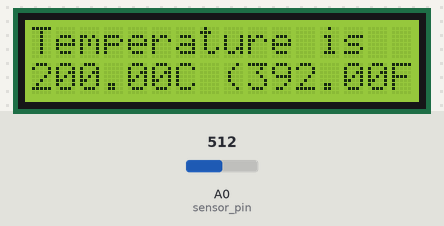
The sketch below on a simulated Arduino Uno, built with avr-gcc and run on an emulated ATmega328P. On the bench: 16×2 character LCD. Inputs (shaded band) come from the test bench; at power-on: A0 (sensor_pin) = 512.

Above: at 2.2 s.
2.3 s: A0 (sensor_pin) set to 716
At 4.2 s:
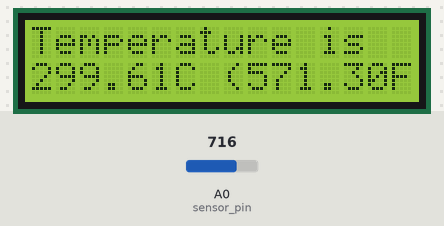
4.5 s: A0 (sensor_pin) set to 900
At 5.4 s:
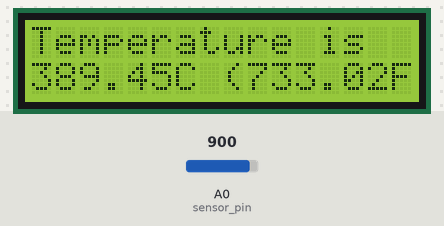
6.6 s: A0 (sensor_pin) set to 1023
At 7.4 s:
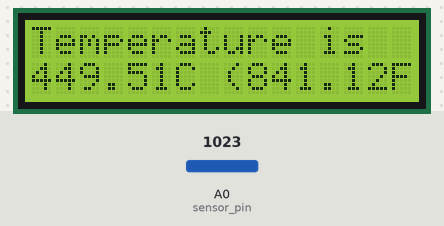
Timing chart, 0 to 9.6 s (numbered marks = the images above; inputs shaded):
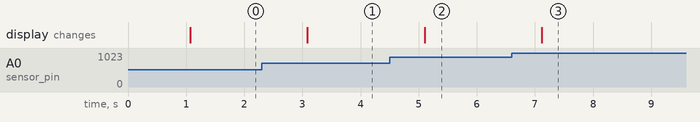

Measured:
- after the input at 2.3 s, the display: changes after 0.79 s (image 1)
- after the input at 4.5 s, the display: changes after 0.60 s (image 2)
- after the input at 6.6 s, the display: changes after 0.52 s (image 3)

The sketch:

lcd_temperature.ino
```cpp
#include <LiquidCrystal.h>

/*
 * Help from: http://arduino.cc/en/Tutorial/LiquidCrystalScroll
 *
 * Arduino Pin 12 - RS Pin LCD
 *             11 - EN
 *             5  - D4
 *             4  - D5
 *             3  - D6
 *             2  - D7
 */
LiquidCrystal lcd(12, 11, 5, 4, 3, 2);

const int sensor_pin = A0;
int sensor_value = 0;

void setup()
{
  Serial.begin(9600);
  lcd.begin(16,2); /* how large is the screen columns, rows*/
  lcd.print("hello world!");
  delay(1000);

}

void loop()
{
  lcd.clear();
  sensor_value = analogRead(sensor_pin);
  float voltage = (sensor_value / 1024.0) * 5.0;
  float celsius = (voltage - 0.5) * 100;
  float fahrenheit = (celsius * 1.800) + 32.00;
  lcd.print("Temperature is  ");
  lcd.setCursor(/*col*/0,/*row*/1);
  lcd.print(celsius);
  lcd.print("C (");
  lcd.print(fahrenheit);
  lcd.print("F)");
  delay(1000);
}
```
